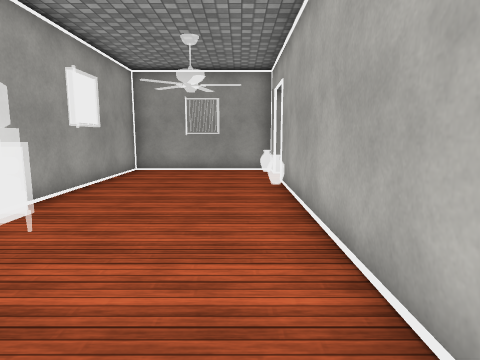
view 1 (above)

18 first-person views from a walk through a scene from a Unity 3-D project. The camera is 1.4 m above the floor, tilts 8° down and sees 75° across. The floor is counted in squares, 1 m on a side. Each view is taken from the middle of a square. On the plan, view 1 faces up. The plan holds only what a view shows up to about 14 squares ahead; the rest is blank. The place goes on beyond the plan. The player character is not drawn. Some animated figures are left out. Surface patterns are stand-ins for the level's own textures.

view 2
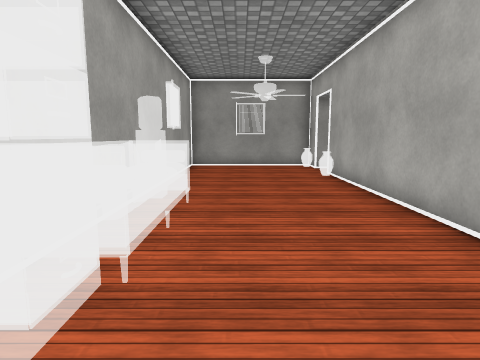

view 3
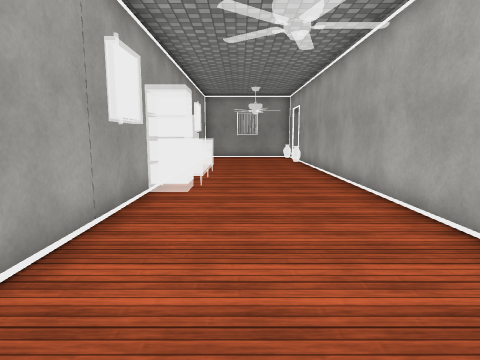

view 4
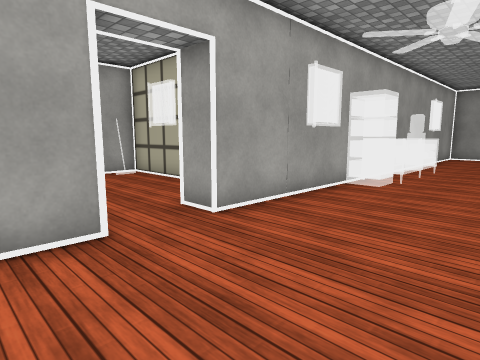

view 5
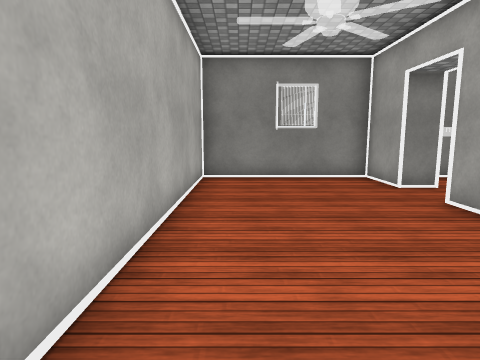

view 6
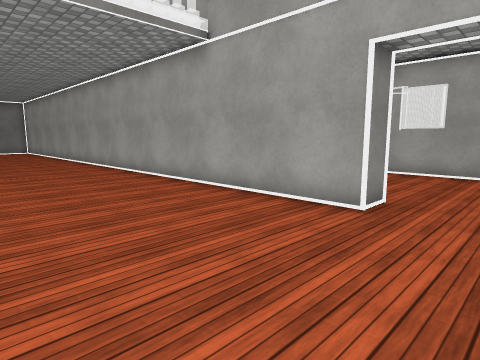

view 7
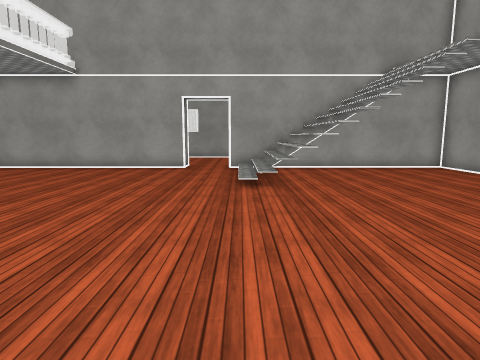

view 8
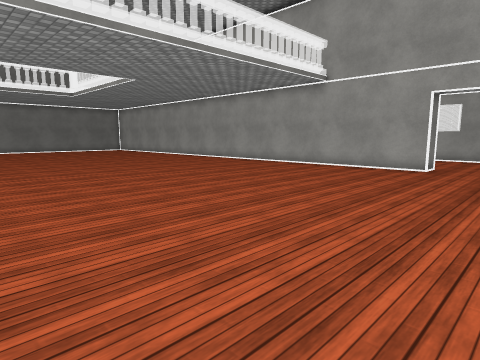

view 9
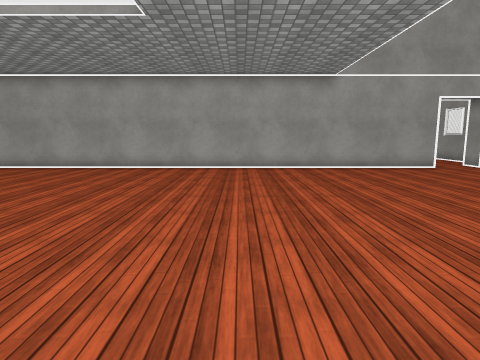

view 10
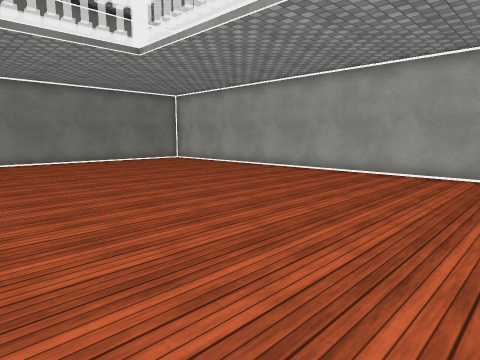

view 11
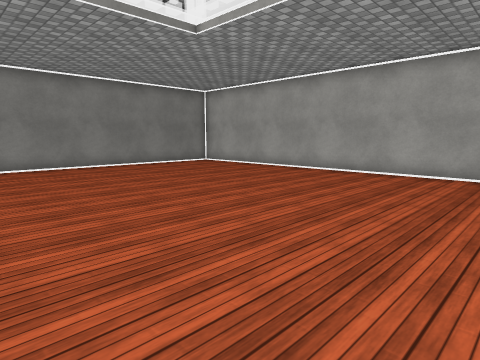

view 12
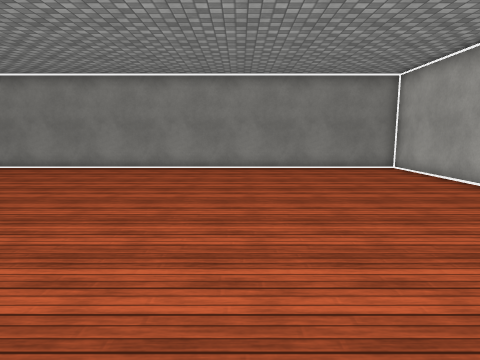

view 13
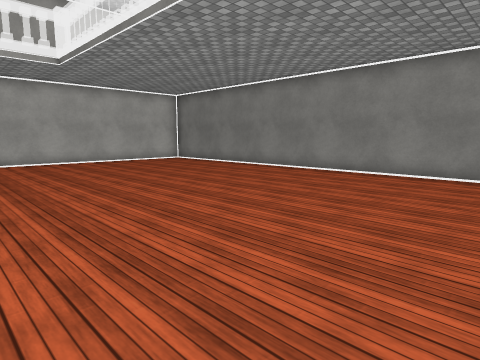

view 14
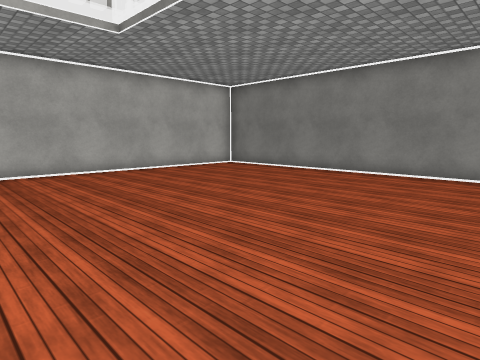

view 15
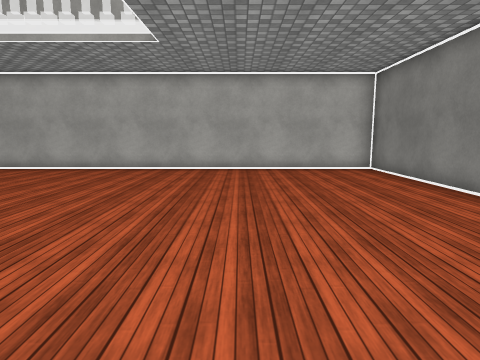

view 16
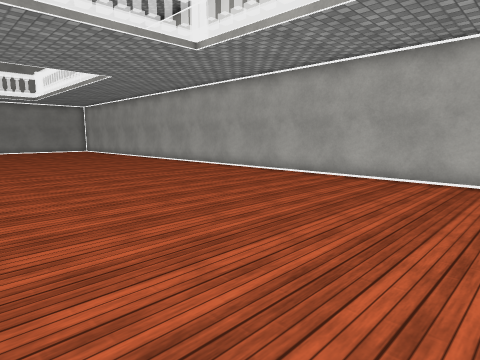

view 17
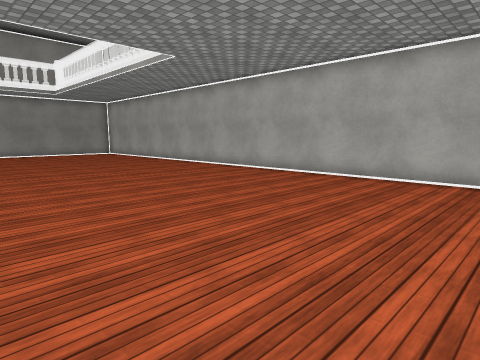

view 18
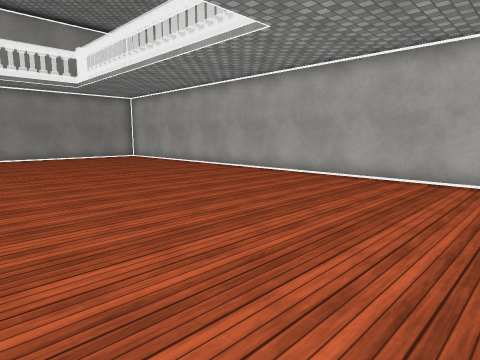

### Floor plan
Points are (right, up) in squares from view 1. A wall is a line through its corners. A room is listed if a view was taken in it or the views show most of it. See-through windows are left out.
Room 1 (views 1, 2, 3, 4, 5)
walls: (-4.3, 0.5) (-4.3, -5.4) (-5.4, -5.4); (-5.4, -7.4) (-4.3, -7.4) (-4.3, -9.6) (1.3, -9.6) (1.3, 9.6); (1.3, 11.6) (1.3, 12.8) (-4.3, 12.8) (-4.3, 4.4)
ways out: opening at (1.5, 10.5) to room 2; opening at (-4.5, -6.5)
Room 2 (views 6, 7, 8, 9, 10, 11, 12, 13, 14, 15, 16, 17, 18)
walls: (1.3, 9.6) (2.3, 9.6) (2.3, -17.6) (28.3, -17.6) (28.3, 9.7); (2.3, 20.5) (2.3, 11.6) (1.3, 11.6)
ways out: opening at (1.5, 10.5) to room 1

Positions as (right, up) in squares from view 1, and headings:
1: (0, 0), facing up
2: (-2, -2), facing up
3: (-2, -8), facing up
4: (0, -9), facing up-left
5: (0, 1), facing down
6: (8, 12), facing down-left
7: (16, 12), facing left
8: (16, 13), facing down-left
9: (16, 1), facing left
10: (14, 0), facing down-left
11: (14, -3), facing down-left
12: (9, -4), facing down
13: (11, -6), facing down-right
14: (16, -6), facing down-right
15: (15, -12), facing right
16: (18, -9), facing up-right
17: (18, -4), facing up-right
18: (18, 0), facing up-right
